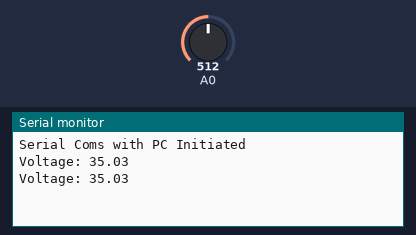
Bench run of a sketch on a simulated Arduino Uno, built with avr-gcc and run on an emulated ATmega328P. On the bench: the last lines printed to the serial monitor. Inputs (shaded band) come from the test bench; at power-on: A0 = 512.

Above: at 1.8 s.
1.9 s: A0 set to 716
At 2.8 s:
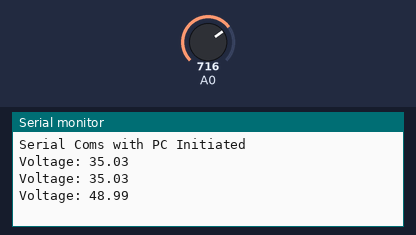
3.4 s: A0 set to 900
At 4.8 s:
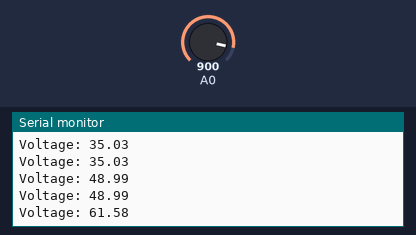
Timing chart, 0 to 6.4 s (numbered marks = the images above; inputs shaded):
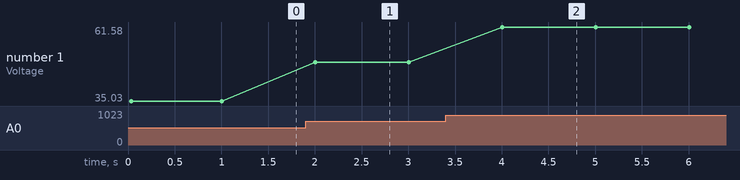

The sketch:

EvoSensEg1.ino
```cpp
/* Using EvoSens Board to measure battery voltage
 * By Duleepa J Thrimawithana
 * Revision 1.1
 * 07 June 2021
 */

void setup() {
  // Setup serial communication with a PC via USB connection
  Serial.begin(9600);
  Serial.println("Serial Coms with PC Initiated");
  Serial.println("");
}

void loop() {

  // Read voltage on A0 and convert to actual voltage
  float Voltage = (14.0*5)*analogRead(A0)/1023;

  // Display both voltage and current on the PC
  Serial.print("Voltage: ");
  Serial.println(Voltage);

  // Re-do the above operations every 1s
  delay(1000);

}
```

Measured:
- after the input at 1.9 s, the serial monitor: prints a new line after 0.10 s (image 1)
- after the input at 3.4 s, the serial monitor: prints a new line after 0.60 s (image 2)
- plotted number 1: 35.03 → 48.99 after the input at 1.9 s, 48.99 → 61.58 after the input at 3.4 s
